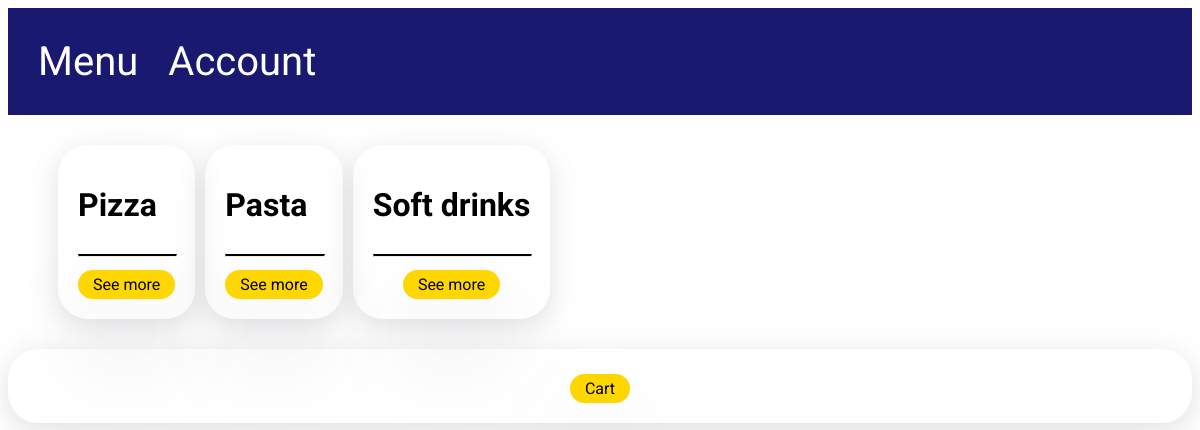
Page /menu on the earlier database version.
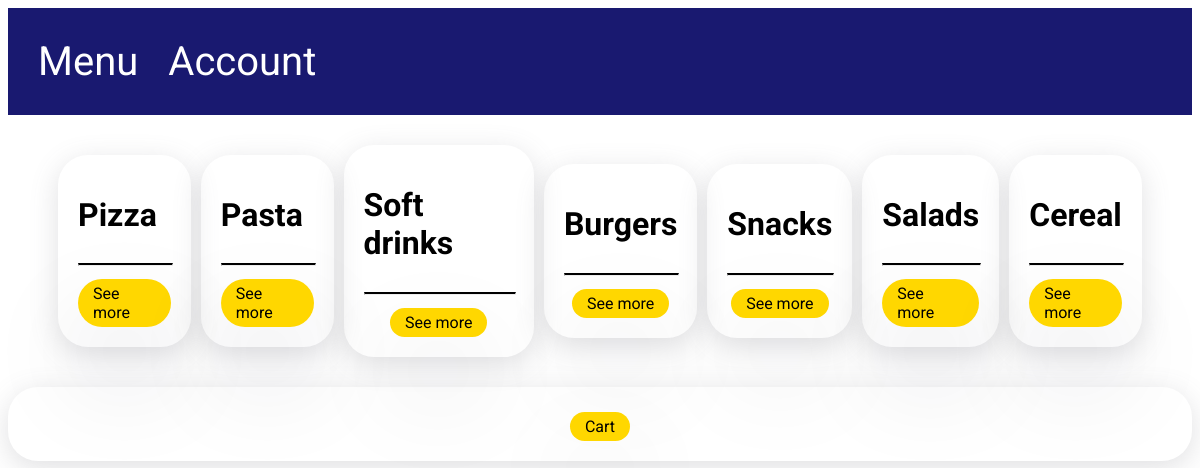
Same page on the later database version.
### models.py (models this page shows, shortened)
class Category(Base):
    __tablename__ = "category"
    id = Column(Integer, primary_key=True, autoincrement=True, unique=True)
    category_name = Column(String(50), unique=True, nullable=False)
    dish = relationship("Dish", back_populates="category")

### app.py (the view)
@app.route('/menu', methods=['GET'])
def menu():  # Alchemy
    database.init_db()
    categories = database.db_session.query(Category).all()
    return render_template("menu.html", categories=categories)

### database.py (called while the page is built)
def init_db():
    import models
    Base.metadata.create_all(bind=engine)

### templates/menu.html
{% extends 'base.html' %}
{% block content %}
    <div class="container user_addresses">
        {% for category in categories %}
            <div class="content-holder menu">
                <h1>{{ category.category_name }}</h1>
                <hr class="line">
                <a href="/menu/{{ category.category_name }}"> See more </a>
            </div>
        {% endfor %}
    </div>
    <div class="content-holder menu">
        <a href="/cart"> Cart</a>
    </div>
{% endblock %}

Differences in the rows shown:
added Category: category_name "Burgers"
added Category: category_name "Snacks"
added Category: category_name "Salads"
added Category: category_name "Cereal"
